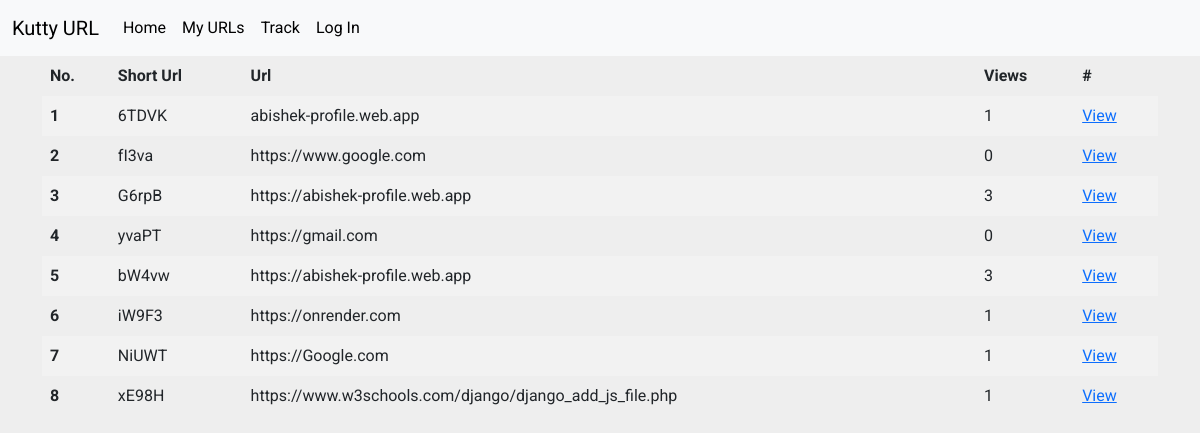
/myurl/6/, run on the app's committed database.
### shorturl/models.py (models this page shows)
class Url(models.Model):
    url_id=models.BigAutoField(primary_key=True)
    url_user_id=models.ForeignKey(Userdetail,on_delete=models.SET_NULL,null=True,blank=True)
    cipher_url=models.CharField(max_length=8)
    plain_url=models.CharField(max_length=5000)
    views=models.IntegerField(default=0)

### shorturl/views.py (the view)
# urls.py: path('myurl/<user_id>/',views.getMyUrls,name='myurls'),
def getMyUrls(request,user_id):
    if user_id:
        myOb=Url.objects.filter(url_user_id=user_id)
        if len(myOb)>0:
            return render(request,'myurls.html',{'myUrl':myOb})
    return render(request,'myurls.html')

### shorturl/templates/myurls.html (shortened to what this page needs)
{% extends "base.html" %}
{% block main %}
<div style="overflow-x: auto;">
    <table>
      <tr>
        <th>No.</th>
        <th>Short Url</th>
        <th>Url</th>
        <th>Views</th>
        <th>#</th>
      </tr>
      {% for mylink in myUrl %}
      <tr>
          <th scope="row">{{forloop.counter}}</th>
          <td>{{mylink.cipher_url}}</td>
          <td>{{mylink.plain_url}}</td>
          <td>{{mylink.views}}</td>
          <td><a href="{% url 'displayurl' short_url=mylink.cipher_url %}">View</a></td>
      </tr>
      {% endfor %}
    </table>
  </div>
{% endblock %}

### shorturl/templates/base.html (shortened to what this page needs)
{% load static %}
<!DOCTYPE html>
<html lang="en">
    <head>
        <!-- {% load bootstrap5 %}
        {% bootstrap_css %}
        {% bootstrap_javascript %}
        {% bootstrap_messages %} -->
        {% load static %}
        <link href="https://cdn.jsdelivr.net/npm/bootstrap@5.3.3/dist/css/bootstrap.min.css" rel="stylesheet">
        <link rel="stylesheet" type="text/css" href="{% static 'css/style.css' %}" />
    </head>
    <body>
        <nav class="navbar navbar-expand-md bg-body-tertiary">
            <div class="container-fluid">
              <a class="navbar-brand" href="{% url 'home' %}">Kutty URL</a>
              <div class="collapse navbar-collapse" id="navbarNav">
                <ul class="navbar-nav">
                  <li class="nav-item">
                    <a class="nav-link text-black" aria-current="page" href="{% url 'home' %}">Home</a>
                  </li>
                  <li class="nav-item">
                    <div class="nav-link text-black" style="cursor: pointer;" onclick="myUrls()">My URLs</div>
                  </li>
                  <li class="nav-item">
                    <a class="nav-link text-black" href="{% url 'trackurl' %}">Track</a>
                  </li>
                  <li>
                    <a class="nav-link text-black" href="{% url 'login' %}">Log In</a>
                  </li>
                </ul>
              </div>
            </div>
          </nav>
        <div class="container">
            {% block main %}{% endblock %}
        </div>
      </body>
</html>

### shorturl/static/css/style.css (style rules this page uses)
:root { --accent-color: #1fa8f5; --accent-color-fg: #fefefe; --backdrop-color: #89d4fe; --app-content-background-color: #c0d8ec; --inset-shadow: rgba(7, 43, 74, 0.3); --outset-shadow: rgba(223, 240, 255, 0.25); --clay-box-shadow: rgba(7, 43, 74, 0.3); --clay-background-color: #c0d8ec; --clay-fg-color: #444; }
body { background-color: var(--backdrop-color); font-family: "Roboto", sans-serif; padding: 0; margin: 0; }
table { border-collapse: collapse; width: 100%; }
th, td { text-align: left; padding: 8px; }
tr:nth-child(even) { background-color: #f2f2f2; }

### shorturl/templates/base.html (style rules this page uses)
body { background-color: rgb(238, 238, 238); }

### data on the page
Url: cipher_url "6TDVK", plain_url "abishek-profile.web.app", views "1"
Url: cipher_url "fI3va", plain_url "https://www.google.com", views "0"
Url: cipher_url "G6rpB", plain_url "https://abishek-profile.web.app", views "3"
Url: cipher_url "yvaPT", plain_url "https://gmail.com", views "0"
Url: cipher_url "bW4vw", plain_url "https://abishek-profile.web.app", views "3"
Url: cipher_url "iW9F3", plain_url "https://onrender.com", views "1"
Url: cipher_url "NiUWT", plain_url "https://Google.com", views "1"
Url: cipher_url "xE98H", plain_url "https://www.w3schools.com/django/django_add_js_file.php", views "1"
